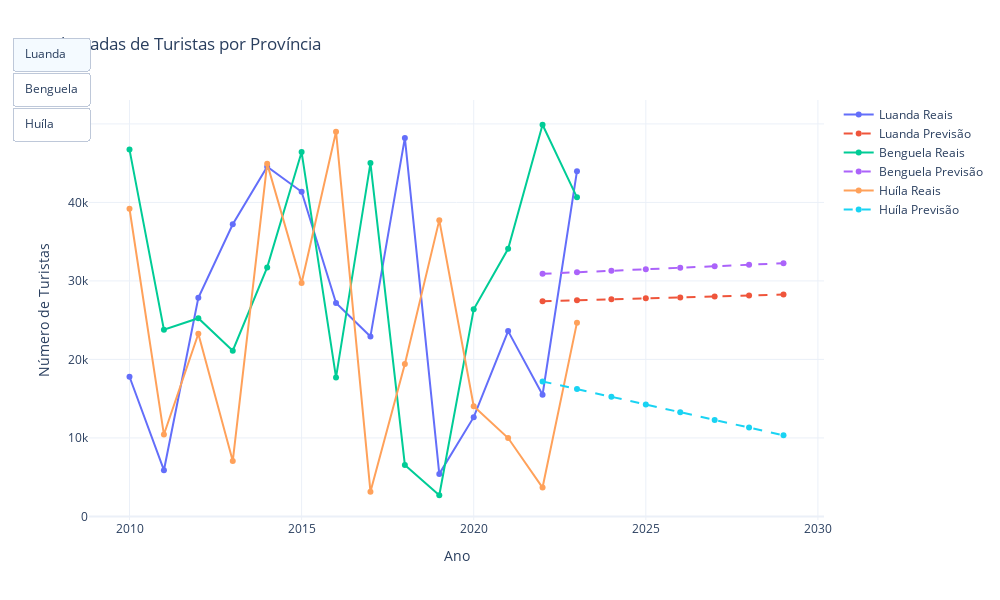

The notebook cell this image was saved under:
### Code cell
import plotly.graph_objects as go
import numpy as np

fig = go.Figure()
anos_future = np.arange(2022, 2030)

# Lista de províncias que você quer mostrar primeiro
prov_list = ['Luanda','Benguela','Huíla']

for prov_name in prov_list:
    sub = df_prov[df_prov['provincia'] == prov_name].sort_values('ano')
    if sub.shape[0] < 1:
        continue
    # Dados reais
    fig.add_trace(go.Scatter(
        x=sub['ano'], y=sub['chegadas_turistas'],
        mode='lines+markers', name=f'{prov_name} Reais',
        visible=True
    ))
    # Previsões
    preds = prov_previsoes.get(prov_name)
    if preds is not None:
        fig.add_trace(go.Scatter(
            x=anos_future, y=preds,
            mode='lines+markers', name=f'{prov_name} Previsão',
            line=dict(dash='dash'), visible=True
        ))

# Botões interativos para alternar províncias
buttons = []
for i, prov_name in enumerate(prov_list):
    visible = [False] * len(fig.data)
    visible[i*2] = True       # Dados reais
    visible[i*2+1] = True     # Previsões
    buttons.append(dict(label=prov_name,
                        method='update',
                        args=[{'visible': visible},
                              {'title': f'Chegadas de Turistas: {prov_name}'}]))

fig.update_layout(
    updatemenus=[dict(type='buttons', buttons=buttons, x=0, y=1.15)],
    title='Chegadas de Turistas por Província',
    xaxis_title='Ano',
    yaxis_title='Número de Turistas',
    template='plotly_white',
    width=1000,
    height=600
)

fig.show()

### Figure 1 — Plotly figure (JSON) as saved in the notebook; plotly's stock layout.template omitted (floating-point values rounded to 4 significant figures)
{"data": [{"mode": "lines+markers", "name": "Luanda Reais", "type": "scatter", "visible": true, "x": [2010, 2011, 2012, 2013, 2014, 2015, 2016, 2017, 2018, 2019, 2020, 2021, 2022, 2023], "y": [17795, 5890, 27851, 37222, 44557, 41353, 27184, 22932, 48214, 5420, 12647, 23606, 15500, 43975]}, {"line": {"dash": "dash"}, "mode": "lines+markers", "name": "Luanda Previsão", "type": "scatter", "visible": true, "x": [2022, 2023, 2024, 2025, 2026, 2027, 2028, 2029], "y": [27410.0, 27530.0, 27660.0, 27780.0, 27900.0, 28030.0, 28150.0, 28280.0]}, {"mode": "lines+markers", "name": "Benguela Reais", "type": "scatter", "visible": true, "x": [2010, 2011, 2012, 2013, 2014, 2015, 2016, 2017, 2018, 2019, 2020, 2021, 2022, 2023], "y": [46732, 23777, 25247, 21115, 31723, 46417, 17708, 45016, 6555, 2699, 26376, 34093, 49893, 40646]}, {"line": {"dash": "dash"}, "mode": "lines+markers", "name": "Benguela Previsão", "type": "scatter", "visible": true, "x": [2022, 2023, 2024, 2025, 2026, 2027, 2028, 2029], "y": [30910.0, 31100.0, 31290.0, 31490.0, 31680.0, 31870.0, 32060.0, 32250.0]}, {"mode": "lines+markers", "name": "Huíla Reais", "type": "scatter", "visible": true, "x": [2010, 2011, 2012, 2013, 2014, 2015, 2016, 2017, 2018, 2019, 2020, 2021, 2022, 2023], "y": [39194, 10433, 23271, 7056, 44941, 29728, 49011, 3154, 19429, 37743, 14039, 9987, 3679, 24687]}, {"line": {"dash": "dash"}, "mode": "lines+markers", "name": "Huíla Previsão", "type": "scatter", "visible": true, "x": [2022, 2023, 2024, 2025, 2026, 2027, 2028, 2029], "y": [17200.0, 16220.0, 15240.0, 14260.0, 13280.0, 12300.0, 11320.0, 10340.0]}], "layout": {"height": 600, "title": {"text": "Chegadas de Turistas por Província"}, "updatemenus": [{"buttons": [{"args": [{"visible": [true, true, false, false, false, false]}, {"title": "Chegadas de Turistas: Luanda"}], "label": "Luanda", "method": "update"}, {"args": [{"visible": [false, false, true, true, false, false]}, {"title": "Chegadas de Turistas: Benguela"}], "label": "Benguela", "method": "update"}, {"args": [{"visible": [false, false, false, false, true, true]}, {"title": "Chegadas de Turistas: Huíla"}], "label": "Huíla", "method": "update"}], "type": "buttons", "x": 0, "y": 1.15}], "width": 1000, "xaxis": {"title": {"text": "Ano"}}, "yaxis": {"title": {"text": "Número de Turistas"}}}}
